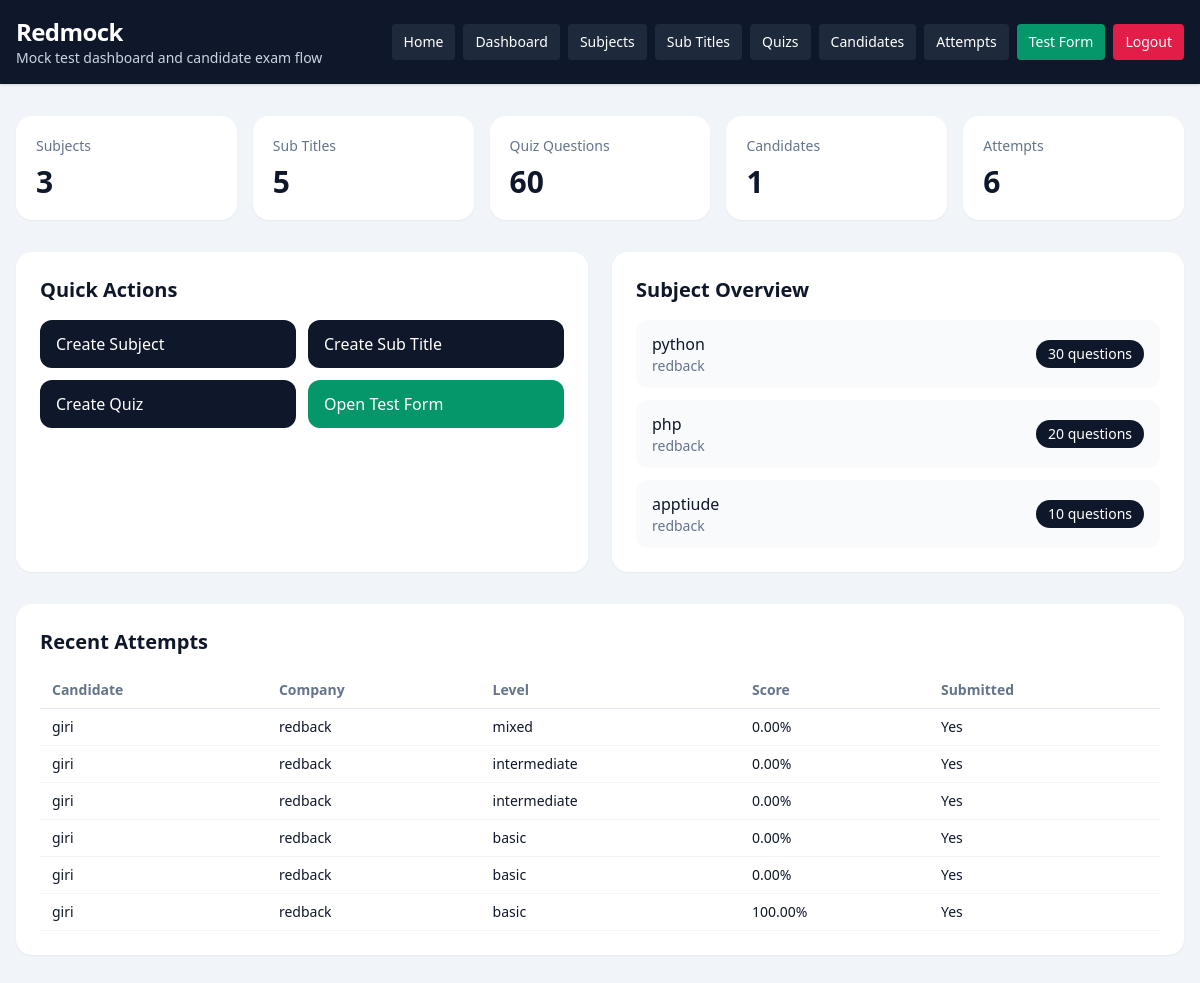
The page /dashboard/ (signed in) on the database its author committed.
### dashboard/models.py (models this page shows, shortened)
class TestSubject(models.Model):
    company = models.ForeignKey(Company, on_delete=models.CASCADE, related_name='subjects')
    subject = models.CharField(max_length=150)
    created_at = models.DateTimeField(auto_now_add=True)
    class Meta:
        ordering = ['subject']
        unique_together = ('company', 'subject')

class Company(models.Model):
    name = models.CharField(max_length=150)
    image = models.ImageField(upload_to='company/', blank=True, null=True)
    email = models.EmailField(unique=True)
    password = models.CharField(max_length=128)
    is_active = models.BooleanField(default=True)
    created_at = models.DateTimeField(auto_now_add=True)
    updated_at = models.DateTimeField(auto_now=True)
    class Meta:
        ordering = ['name']
        verbose_name_plural = 'Companies'

### quiz/models.py (models this page shows, shortened)
class CandidateTestAttempt(models.Model):
    SESSION_SINGLE = 'single'
    SESSION_MULTI = 'multi'
    SESSION_CHOICES = [
        (SESSION_SINGLE, 'Single'),
        (SESSION_MULTI, 'Multi'),
    ]
    candidate = models.ForeignKey(Candidate, on_delete=models.CASCADE, related_name='attempts')
    company = models.ForeignKey(Company, on_delete=models.CASCADE, related_name='attempts')
    session_type = models.CharField(max_length=10, choices=SESSION_CHOICES)
    level = models.CharField(max_length=20)
    question_count = models.PositiveIntegerField()
    duration_minutes = models.PositiveIntegerField()
    selected_subjects = models.JSONField(default=list, blank=True)
    selected_sub_titles = models.JSONField(default=list, blank=True)
    answers_json = models.JSONField(default=list, blank=True)
    correct_count = models.PositiveIntegerField(default=0)
    wrong_count = models.PositiveIntegerField(default=0)
    percentage = models.DecimalField(max_digits=5, decimal_places=2, default=0)
    started_at = models.DateTimeField(blank=True, null=True)
    submitted_at = models.DateTimeField(blank=True, null=True)
    is_submitted = models.BooleanField(default=False)
    created_at = models.DateTimeField(auto_now_add=True)
    class Meta:
        ordering = ['-created_at']

class Candidate(models.Model):
    name = models.CharField(max_length=150)
    email = models.EmailField()
    designation_tech = models.CharField(max_length=150)
    created_at = models.DateTimeField(auto_now_add=True)
    class Meta:
        ordering = ['name']

### dashboard/views.py (the view)
# urls.py: path('', views.dashboard_home, name='home'),
@company_login_required
def dashboard_home(request):
    company = request.company
    context = {
        'subject_count': TestSubject.objects.filter(company=company).count(),
        'subtitle_count': SubTitle.objects.filter(test_subject__company=company).count(),
        'quiz_count': Quiz.objects.filter(test_subject__company=company).count(),
        'candidate_count': Candidate.objects.filter(attempts__company=company).distinct().count(),
        'attempt_count': CandidateTestAttempt.objects.filter(company=company).count(),
        'subjects': TestSubject.objects.filter(company=company).select_related('company').annotate(
            quiz_total=Count('quizzes')
        )[:6],
        'recent_attempts': CandidateTestAttempt.objects.filter(company=company).select_related(
            'candidate', 'company'
        )[:8],
        'company': company,
    }
    return render(request, 'dashboard/home.html', context)

### dashboard/views.py (called while the page is built)
def get_logged_in_company(request):
    company_id = request.session.get('company_id')
    if not company_id:
        return None
    return Company.objects.filter(id=company_id, is_active=True).first()

def company_login_required(view_func):
    @wraps(view_func)
    def wrapper(request, *args, **kwargs):
        company = get_logged_in_company(request)
        if not company:
            return redirect(f"{reverse('dashboard:login')}?next={request.path}")
        request.company = company
        return view_func(request, *args, **kwargs)
    return wrapper

### templates/dashboard/home.html (shortened to what this page needs)
{% extends "base.html" %}
{% block content %}
<section class="grid gap-4 md:grid-cols-5">
    <div class="rounded-2xl bg-white p-5 shadow-sm">
        <p class="text-sm text-slate-500">Subjects</p>
        <p class="mt-2 text-3xl font-bold">{{ subject_count }}</p>
    </div>
    <div class="rounded-2xl bg-white p-5 shadow-sm">
        <p class="text-sm text-slate-500">Sub Titles</p>
        <p class="mt-2 text-3xl font-bold">{{ subtitle_count }}</p>
    </div>
    <div class="rounded-2xl bg-white p-5 shadow-sm">
        <p class="text-sm text-slate-500">Quiz Questions</p>
        <p class="mt-2 text-3xl font-bold">{{ quiz_count }}</p>
    </div>
    <div class="rounded-2xl bg-white p-5 shadow-sm">
        <p class="text-sm text-slate-500">Candidates</p>
        <p class="mt-2 text-3xl font-bold">{{ candidate_count }}</p>
    </div>
    <div class="rounded-2xl bg-white p-5 shadow-sm">
        <p class="text-sm text-slate-500">Attempts</p>
        <p class="mt-2 text-3xl font-bold">{{ attempt_count }}</p>
    </div>
</section>
<section class="mt-8 grid gap-6 lg:grid-cols-2">
    <div class="rounded-2xl bg-white p-6 shadow-sm">
        <div class="mb-4 flex items-center justify-between">
            <h2 class="text-xl font-semibold">Quick Actions</h2>
        </div>
        <div class="grid gap-3 sm:grid-cols-2">
            <a href="{% url 'dashboard:subject_create' %}" class="rounded-xl bg-slate-900 px-4 py-3 text-white">Create Subject</a>
            <a href="{% url 'dashboard:subtitle_create' %}" class="rounded-xl bg-slate-900 px-4 py-3 text-white">Create Sub Title</a>
            <a href="{% url 'dashboard:quiz_create' %}" class="rounded-xl bg-slate-900 px-4 py-3 text-white">Create Quiz</a>
            <a href="{% url 'quiz:start' %}" class="rounded-xl bg-emerald-600 px-4 py-3 text-white">Open Test Form</a>
        </div>
    </div>
    <div class="rounded-2xl bg-white p-6 shadow-sm">
        <h2 class="text-xl font-semibold">Subject Overview</h2>
        <div class="mt-4 space-y-3">
            {% for subject in subjects %}
                <div class="flex items-center justify-between rounded-xl bg-slate-50 px-4 py-3">
                    <div>
                        <p class="font-medium">{{ subject.subject }}</p>
                        <p class="text-sm text-slate-500">{{ subject.company.name }}</p>
                    </div>
                    <span class="rounded-full bg-slate-900 px-3 py-1 text-sm text-white">{{ subject.quiz_total }} questions</span>
                </div>
            {% empty %}
                <p class="text-slate-500">No subjects created yet.</p>
            {% endfor %}
        </div>
    </div>
</section>
<section class="mt-8 rounded-2xl bg-white p-6 shadow-sm">
    <h2 class="text-xl font-semibold">Recent Attempts</h2>
    <div class="mt-4 overflow-x-auto">
        <table class="min-w-full text-left text-sm">
            <thead class="border-b border-slate-200 text-slate-500">
                <tr>
                    <th class="px-3 py-2">Candidate</th>
                    <th class="px-3 py-2">Company</th>
                    <th class="px-3 py-2">Level</th>
                    <th class="px-3 py-2">Score</th>
                    <th class="px-3 py-2">Submitted</th>
                </tr>
            </thead>
            <tbody>
                {% for attempt in recent_attempts %}
                    <tr class="border-b border-slate-100">
                        <td class="px-3 py-2">{{ attempt.candidate.name }}</td>
                        <td class="px-3 py-2">{{ attempt.company.name }}</td>
                        <td class="px-3 py-2">{{ attempt.level }}</td>
                        <td class="px-3 py-2">{{ attempt.percentage }}%</td>
                        <td class="px-3 py-2">{{ attempt.is_submitted|yesno:"Yes,No" }}</td>
                    </tr>
                {% empty %}
                    <tr>
                        <td colspan="5" class="px-3 py-6 text-center text-slate-500">No test attempts yet.</td>
                    </tr>
                {% endfor %}
            </tbody>
        </table>
    </div>
</section>
{% endblock %}

### rows shown on the page
TestSubject: subject "python", company.name "redback", quiz_total "30"
TestSubject: subject "php", company.name "redback", quiz_total "20"
TestSubject: subject "apptiude", company.name "redback", quiz_total "10"
CandidateTestAttempt: candidate.name "giri", company.name "redback", level "mixed", percentage "0.00", is_submitted "Yes"
CandidateTestAttempt: candidate.name "giri", company.name "redback", level "intermediate", percentage "0.00", is_submitted "Yes"
CandidateTestAttempt: candidate.name "giri", company.name "redback", level "intermediate", percentage "0.00", is_submitted "Yes"
CandidateTestAttempt: candidate.name "giri", company.name "redback", level "basic", percentage "0.00", is_submitted "Yes"
CandidateTestAttempt: candidate.name "giri", company.name "redback", level "basic", percentage "0.00", is_submitted "Yes"
CandidateTestAttempt: candidate.name "giri", company.name "redback", level "basic", percentage "100.00", is_submitted "Yes"

### other values the page prints
{{ subject_count }} "3"
{{ subtitle_count }} "5"
{{ quiz_count }} "60"
{{ candidate_count }} "1"
{{ attempt_count }} "6"
